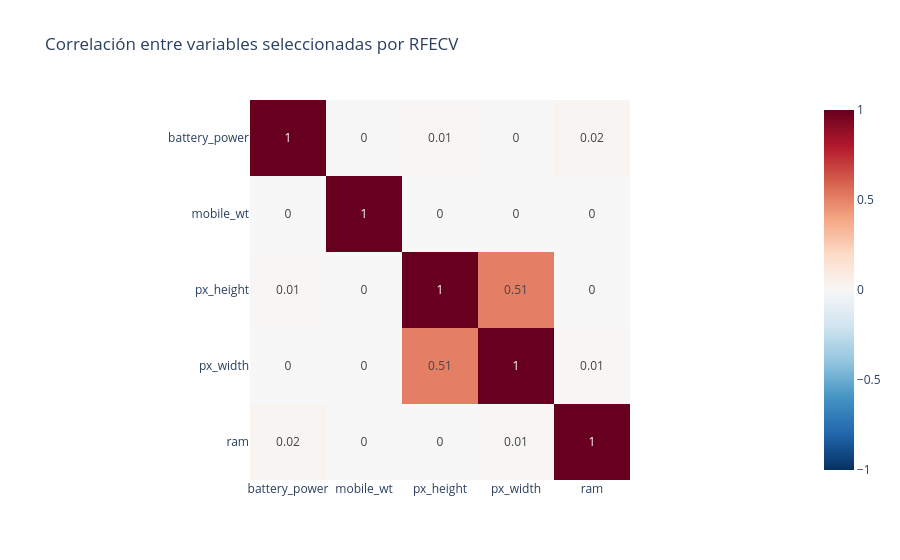

Here is the notebook cell this chart was saved with:
### Code cell
#preg 23

variables = list(X.columns[rfecv.support_])
matriz_sel = df[variables].corr().round(2)

fig = px.imshow(matriz_sel, text_auto=True, color_continuous_scale='RdBu_r',
                zmin=-1, zmax=1,
                title='Correlación entre variables seleccionadas por RFECV')
fig.show()

# Comprobación automática
import numpy as np
mask = np.triu(np.ones(matriz_sel.shape, dtype=bool), k=1)   # solo pares distintos
print("¿Multicolinealidad?", (matriz_sel.abs().where(mask) > 0.8).any().any())

### Figure 1 — Plotly figure (JSON) as saved in the notebook; plotly's stock layout.template omitted (floating-point values rounded to 4 significant figures)
{"data": [{"coloraxis": "coloraxis", "hovertemplate": "x: %{x}<br>y: %{y}<br>color: %{z}<extra></extra>", "name": "0", "texttemplate": "%{z}", "type": "heatmap", "x": ["battery_power", "mobile_wt", "px_height", "px_width", "ram"], "xaxis": "x", "y": ["battery_power", "mobile_wt", "px_height", "px_width", "ram"], "yaxis": "y", "z": [[1.0, -0.0, 0.01, 0.0, 0.02], [-0.0, 1.0, 0.0, -0.0, -0.0], [0.01, 0.0, 1.0, 0.51, -0.0], [0.0, -0.0, 0.51, 1.0, 0.01], [0.02, -0.0, -0.0, 0.01, 1.0]]}], "layout": {"coloraxis": {"autocolorscale": false, "cmax": 1, "cmin": -1, "colorscale": [[0, "rgb(5,48,97)"], [0.1, "rgb(33,102,172)"], [0.2, "rgb(67,147,195)"], [0.3, "rgb(146,197,222)"], [0.4, "rgb(209,229,240)"], [0.5, "rgb(247,247,247)"], [0.6, "rgb(253,219,199)"], [0.7, "rgb(244,165,130)"], [0.8, "rgb(214,96,77)"], [0.9, "rgb(178,24,43)"], [1, "rgb(103,0,31)"]]}, "title": {"text": "Correlación entre variables seleccionadas por RFECV"}, "xaxis": {"anchor": "y", "constrain": "domain", "domain": [0, 1], "scaleanchor": "y"}, "yaxis": {"anchor": "x", "autorange": "reversed", "constrain": "domain", "domain": [0, 1]}}}
